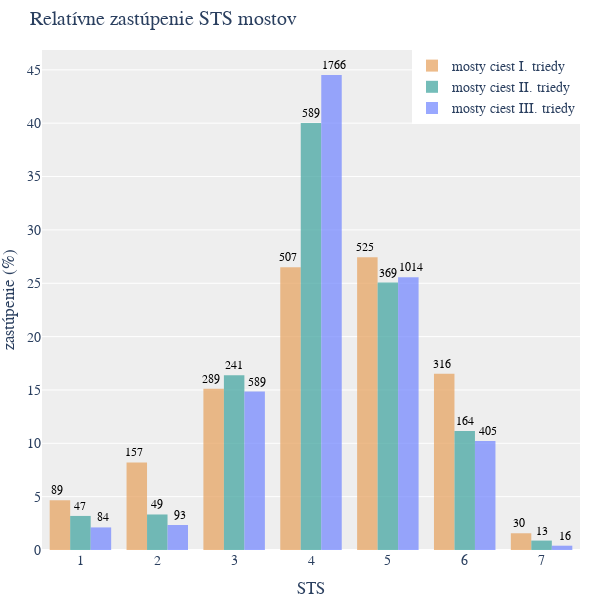

Notebook source saved alongside this figure:
### Code cell
import plotly.graph_objects as go
import plotly.io as pio

# Creating the histogram for each category with offset groups
trace_filtered_I = go.Histogram(
    x=filtered_bridges_I["n_2024"],
    name='mosty ciest I. triedy',
    marker_color='#e7a564',
    opacity=0.75,
    histnorm='percent',
    offsetgroup=1
)

trace_filtered_II = go.Histogram(
    x=filtered_bridges_II["n_2024"],
    name='mosty ciest II. triedy',
    marker_color='#46a7a2',
    opacity=0.75,
    histnorm='percent',
    offsetgroup=2
)

trace_filtered_III = go.Histogram(
    x=filtered_bridges_III["n_2024"],
    name='mosty ciest III. triedy',
    marker_color='#788BFF',
    opacity=0.75,
    histnorm='percent',
    offsetgroup=3
)

# Creating the figure and adding the histograms
fig = go.Figure(data=[trace_filtered_I, trace_filtered_II, trace_filtered_III])

# Update the layout with Montserrat font
fig.update_layout(
    title_text='Relatívne zastúpenie STS mostov',
    xaxis_title_text='STS',
    yaxis_title_text='zastúpenie (%)',
    barmode='group',  # Grouped bars
    font=dict(
        family="Calibri, sans-serif",
        size=14
    ),
    legend=dict(
        orientation="v",
        yanchor="top",
        y=1.0,
        xanchor="right",
        x=1
    ),
    plot_bgcolor='#EEEEEE',
    margin=dict(l=0, r=20, t=50, b=50),
    bargap=0.2
)

# Define manual x-offsets for each group
x_offsets = [-0.3, 0, 0.3]  # Offset for each group (I, II, III)

# Adding annotations for absolute values at the top of each bar
for i, (trace, data) in enumerate(zip(
    [trace_filtered_I, trace_filtered_II, trace_filtered_III],
    [filtered_bridges_I, filtered_bridges_II, filtered_bridges_III]
)):
    counts = data["n_2024"].value_counts().sort_index()
    for x, count in counts.items():
        fig.add_annotation(
            x=x + x_offsets[i],  # Use the specified offset for each group
            # Position at the top of the bar in percentage
            y=(count / data["n_2024"].count()) * 100,
            text=str(count),  # Absolute count as text
            showarrow=False,
            yshift=10,
            font=dict(size=12, color="black")
        )

# Set desired resolution (width and height in pixels)
width = 600  # e.g., 1200 pixels wide
height = 600  # e.g., 800 pixels high

# Update layout with the desired width and height
fig.update_layout(width=width, height=height)

# Show the plot
fig.show()


# Save the figure as SVG
pio.write_image(fig, "Kategorie.svg", format="svg",
                width=width, height=height)

### Figure 1 — Plotly figure (JSON) as saved in the notebook; plotly's stock layout.template omitted (floating-point values rounded to 4 significant figures; data arrays with more than 128 entries replaced by an {"elided": "..."} marker saying what was removed)
{"data": [{"histnorm": "percent", "marker": {"color": "#e7a564"}, "name": "mosty ciest I. triedy", "offsetgroup": "1", "opacity": 0.75, "type": "histogram", "x": {"elided": "1913 int values"}}, {"histnorm": "percent", "marker": {"color": "#46a7a2"}, "name": "mosty ciest II. triedy", "offsetgroup": "2", "opacity": 0.75, "type": "histogram", "x": {"elided": "1472 int values"}}, {"histnorm": "percent", "marker": {"color": "#788BFF"}, "name": "mosty ciest III. triedy", "offsetgroup": "3", "opacity": 0.75, "type": "histogram", "x": {"elided": "3967 int values"}}], "layout": {"annotations": [{"font": {"color": "black", "size": 12}, "showarrow": false, "text": "89", "x": 0.7, "y": 4.652, "yshift": 10}, {"font": {"color": "black", "size": 12}, "showarrow": false, "text": "157", "x": 1.7, "y": 8.207, "yshift": 10}, {"font": {"color": "black", "size": 12}, "showarrow": false, "text": "289", "x": 2.7, "y": 15.11, "yshift": 10}, {"font": {"color": "black", "size": 12}, "showarrow": false, "text": "507", "x": 3.7, "y": 26.5, "yshift": 10}, {"font": {"color": "black", "size": 12}, "showarrow": false, "text": "525", "x": 4.7, "y": 27.44, "yshift": 10}, {"font": {"color": "black", "size": 12}, "showarrow": false, "text": "316", "x": 5.7, "y": 16.52, "yshift": 10}, {"font": {"color": "black", "size": 12}, "showarrow": false, "text": "30", "x": 6.7, "y": 1.568, "yshift": 10}, {"font": {"color": "black", "size": 12}, "showarrow": false, "text": "47", "x": 1, "y": 3.193, "yshift": 10}, {"font": {"color": "black", "size": 12}, "showarrow": false, "text": "49", "x": 2, "y": 3.329, "yshift": 10}, {"font": {"color": "black", "size": 12}, "showarrow": false, "text": "241", "x": 3, "y": 16.37, "yshift": 10}, {"font": {"color": "black", "size": 12}, "showarrow": false, "text": "589", "x": 4, "y": 40.01, "yshift": 10}, {"font": {"color": "black", "size": 12}, "showarrow": false, "text": "369", "x": 5, "y": 25.07, "yshift": 10}, {"font": {"color": "black", "size": 12}, "showarrow": false, "text": "164", "x": 6, "y": 11.14, "yshift": 10}, {"font": {"color": "black", "size": 12}, "showarrow": false, "text": "13", "x": 7, "y": 0.8832, "yshift": 10}, {"font": {"color": "black", "size": 12}, "showarrow": false, "text": "84", "x": 1.3, "y": 2.117, "yshift": 10}, {"font": {"color": "black", "size": 12}, "showarrow": false, "text": "93", "x": 2.3, "y": 2.344, "yshift": 10}, {"font": {"color": "black", "size": 12}, "showarrow": false, "text": "589", "x": 3.3, "y": 14.85, "yshift": 10}, {"font": {"color": "black", "size": 12}, "showarrow": false, "text": "1766", "x": 4.3, "y": 44.52, "yshift": 10}, {"font": {"color": "black", "size": 12}, "showarrow": false, "text": "1014", "x": 5.3, "y": 25.56, "yshift": 10}, {"font": {"color": "black", "size": 12}, "showarrow": false, "text": "405", "x": 6.3, "y": 10.21, "yshift": 10}, {"font": {"color": "black", "size": 12}, "showarrow": false, "text": "16", "x": 7.3, "y": 0.4033, "yshift": 10}], "bargap": 0.2, "barmode": "group", "font": {"family": "Calibri, sans-serif", "size": 14}, "height": 600, "legend": {"orientation": "v", "x": 1, "xanchor": "right", "y": 1, "yanchor": "top"}, "margin": {"b": 50, "l": 0, "r": 20, "t": 50}, "plot_bgcolor": "#EEEEEE", "title": {"text": "Relatívne zastúpenie STS mostov"}, "width": 600, "xaxis": {"title": {"text": "STS"}}, "yaxis": {"title": {"text": "zastúpenie (%)"}}}}
